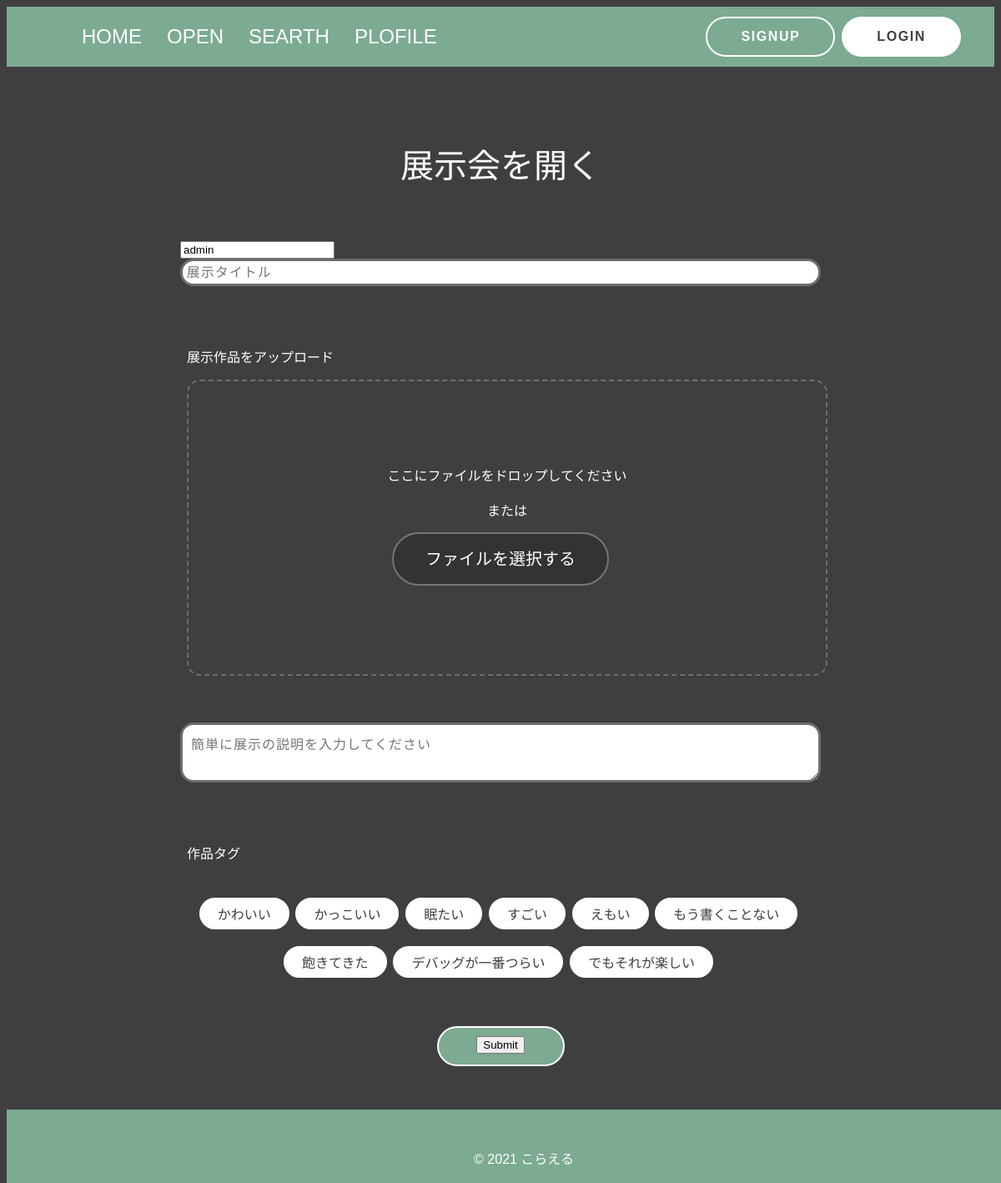
The page /post/open (signed in) on the database its author committed.
### account/models.py (models this page shows)
class CustomUser(AbstractUser):
    class Meta(AbstractUser.Meta):
        db_table    = 'custom_users'
    introduction = models.CharField(verbose_name='自己紹介',max_length=200,blank=True,null=True,default="よろしくお願いします")
    link = models.URLField(verbose_name='リンク',max_length=200,blank=True,null=True)
    icon = models.ImageField(verbose_name='アイコン画像',upload_to='icons',blank=True,null=False,default = 'icons\8074e2c65a3ab65d0ce7b482795b7ac0.jpg')
    birthday = models.DateTimeField(verbose_name='生年月日',blank=True,null=True)

### post/models.py (models this page shows, shortened)
class Tag(models.Model):
    name = models.CharField('タグ', max_length=50)
    id = models.UUIDField(verbose_name='タグID',primary_key=True, default=uuid.uuid4, editable=False)

### post/views.py (the view)
# urls.py: path('open',views.open,name = 'open'),
@login_required
def open(request):
    if request.method == "POST":
        form = PostCreateForm(request.POST)
        if form.is_valid():
            post_id = form.save()
            portfolio_images = request.FILES.getlist('image', False)
            for image in portfolio_images:
                image_instance = Image(
                    image = image,
                    post = post_id
                )
                image_instance.save()
            return redirect('post:post_list')
    else:#GETの時
        tags = Tag.objects.all()
        posts = Post.objects.all()
        images = Image.objects.all()
        context = {
            'user':request.user,
            "tags":tags,
            "posts":posts,
            "images":images,
        }
    return render(request, 'post/open.html', context)

### templates/post/open.html (shortened to what this page needs)
{% load static %}
{% block link %}
<link rel="stylesheet" href="https://unpkg.com/ress/dist/ress.min.css" />
<link rel="stylesheet" type="text/css" href="{% static 'css/grobal.css' %}" />
<link rel="stylesheet" type="text/css" href="{% static 'css/open.css' %}" />
{% endblock %}
<!DOCTYPE html>
<html lang="ja">
  <head>
    <link
      href="https://use.fontawesome.com/releases/v5.6.1/css/all.css"
      rel="stylesheet"
    />
  </head>
  <body>
    <header>
      <nav class="pc-nav">
        <ul class="pc-nav-menu">
          <li class="home"><a href="../home">HOME</a></li>
          <li><a href="">OPEN</a></li>
          <li><a href="ranking">SEARTH</a></li>
          <li><a href="../account/profile">PLOFILE</a></li>
        </ul>
      </nav>
      <a href="../account/signup" class="btn btn-signup">SIGNUP</a>
      <a href="../account/login" class="btn btn-login">LOGIN</a>
    </header>
    <div class="container">
    <h1 class="open-title">展示会を開く</h1>
    <form enctype="multipart/form-data" action="{% url 'post:open' %}" method="POST">
    <input readonly type="text" name="author" value={{ user.username }} >
    <div class="title">
    <label class="ef">
      <input type="text" name="title" placeholder="展示タイトル" required>
    </label>
    </div>
    <p>展示作品をアップロード</p>
    <div id="upFileWrap">
    <div id="inputFile">
      <p id="dropArea">ここにファイルをドロップしてください<br><br>または</p>
      <br>
      <div id="inputFileWrap">
        <div id="btnInputFile"><span>ファイルを選択する</span></div>
      </div>
  </div>
    <div class="explanation">
      <label class="el">
        <textarea name="content" rows="2" cols="10" wrap="hard" maxlength="200" placeholder="簡単に展示の説明を入力してください" required></textarea>
      </label>
    </div>
    <p class="workstag">作品タグ</p>
    <div class="tag-space">
      {% for tag in tags %}
        <label class="tag"><input type="checkbox" value= {{tag.id}} name="tag"><span>{{ tag.name }}</span></label>
      {% endfor %}
    </div>
    <a class="btn btn-submit"><input type="submit"></a>
  </div>
</form>
</div>
      <footer>
        <ul class="footer-menu">
          <p class="footer-text">© 2021 こらえる</p>
        </ul>
      </footer>
  </body>
</html>

### static/css/grobal.css (style rules this page uses)
body { font-family: "Noto Sans JP", sans-serif, 游ゴシック体, YuGothic, 游ゴシック, "Yu Gothic", "Hiragino Kaku Gothic ProN", "Hiragino Sans", メイリオ, sans-serif; background-color: #3f3f3f; color: #ffffff; }
body, #wrapper { display: flex; flex-direction: column; min-height: 100vh; }
header { margin: 0 auto; display: flex; justify-content: space-between; height: 72px; width: 100%; align-items: center; background-color: #7caa92; font-size: 24px; }
li.home { margin-left: 40px; }
.pc-nav { margin-right: auto; }
nav ul { display: flex; justify-content: flex-start; align-items: center; flex-wrap: wrap; }
nav ul li { margin-right: 1rem; list-style: none; }
nav ul li a { display: block; padding: 10px; color: #fff; text-decoration: none; font-weight: 500; }
.pc-nav .pc-nav-menu a { position: relative; }
.pc-nav .pc-nav-menu a::after { position: absolute; left: 0; bottom: -8px; display: block; content: ""; width: 0%; height: 3px; background: #fff; transition: all 0.2s cubic-bezier(0.455, 0.03, 0.515, 0.955); }
footer { width: 100%; height: 88px; background-color: #7caa92; color: #ffffff; padding-right: 120px; font-size: 16px; padding: 30px 0; position: absolute; bottom: 0; margin-top: auto; position: fixed; }
p.footer-text { text-align: center; font-size: 16px; margin: 0 auto; }
*, *:before, *:after { -webkit-box-sizing: inherit; box-sizing: inherit; }
html { -webkit-box-sizing: border-box; box-sizing: border-box; font-size: 62.5%; }
.btn, a.btn, button.btn { font-size: 1.6rem; font-weight: 700; line-height: 1.5; position: relative; display: inline-block; padding: 1rem 4rem; cursor: pointer; -webkit-user-select: none; -moz-user-select: none; -ms-user-select: none; user-select: none; -webkit-transition: all 0.3s; transition: all 0.3s; text-align: center; vertical-align: middle; text-decoration: none; letter-spacing: 0.1em; color: #212529; border-radius: 0.5rem; }
a.btn-signup { border: 2px solid #ffffff; border-radius: 70px; background: #7caa92; color: #ffffff; }
a.btn-login { border: 2px solid #ffffff; border-radius: 70px; background: #fff; margin-right: 40px; margin-left: 8px; color: #3f3f3f; }

### static/css/open.css (style rules this page uses)
* { box-sizing: border-box; }
.container { width: 100%; width: 768px; margin: 0 auto; padding: 60px 0; }
.open-title { font-size: 40px; font-weight: 500; margin-bottom: 64px; text-align: center; }
.title { position: relative; width: 100%; }
.title input[type="text"] { font-size: 16px; box-sizing: border-box; margin-bottom: 64px; width: 768px; padding: 0.3em; transition: 0.3s; letter-spacing: 1px; color: #7caa92; border: 3px solid #6d6d6d; border-radius: 16px; }
#inputFile { position: relative; padding: 180px 0 100px; text-align: center; }
#dropArea { position: absolute; top: 0; left: 0; width: 100%; height: 100%; padding: 100px 0 0; border: 2px dashed #6e6e6e; border-radius: 16px; background: rgba(22, 165, 191, 0); transition: all 0.25s cubic-bezier(0.21, 0.51, 0.51, 1); }
#inputFileWrap { position: relative; display: inline-block; }
#btnInputFile, #btnChangeFile { display: table; }
#btnInputFile span, #btnChangeFile span { position: relative; z-index: 2; display: table-cell; width: 260px; height: 64px; border: 2px solid #757575; border-radius: 70px; background: #333; text-decoration: none; color: #fff; line-height: 1; font-weight: 500; font-size: 20px; vertical-align: middle; }
textarea { padding: 10px; margin: 64px 0; height: calc(1.5em * 3); border-radius: 16px; border: 3px solid #6d6d6d; width: 768px; font-size: 16px; transition: 0.3s; letter-spacing: 1px; color: #7caa92; }
.tag-space { text-align: center; margin-bottom: 48px; }
p.workstag { margin-bottom: 32px; font-size: 16px; }
label.tag { margin-right: 5px; }
label.tag span { color: #3f3f3f; background-color: #ffffff; font-size: 16px; border: 2px solid #ffffff; border-radius: 20px; padding: 5px 20px; display: inline-block; margin: 10px 0; }
p { font-size: 16px; margin: 8px; }
a.btn-submit { width: 153px; height: 48px; border: 2px solid #ffffff; border-radius: 70px; background: #7caa92; color: #ffffff; display:block; margin: 0 auto; margin-bottom: 72px; }

### rows shown on the page
CustomUser: author "admin"
Tag: name "かわいい"
Tag: name "かっこいい"
Tag: name "眠たい"
Tag: name "すごい"
Tag: name "えもい"
Tag: name "もう書くことない"
Tag: name "飽きてきた"
Tag: name "デバッグが一番つらい"
Tag: name "でもそれが楽しい"
